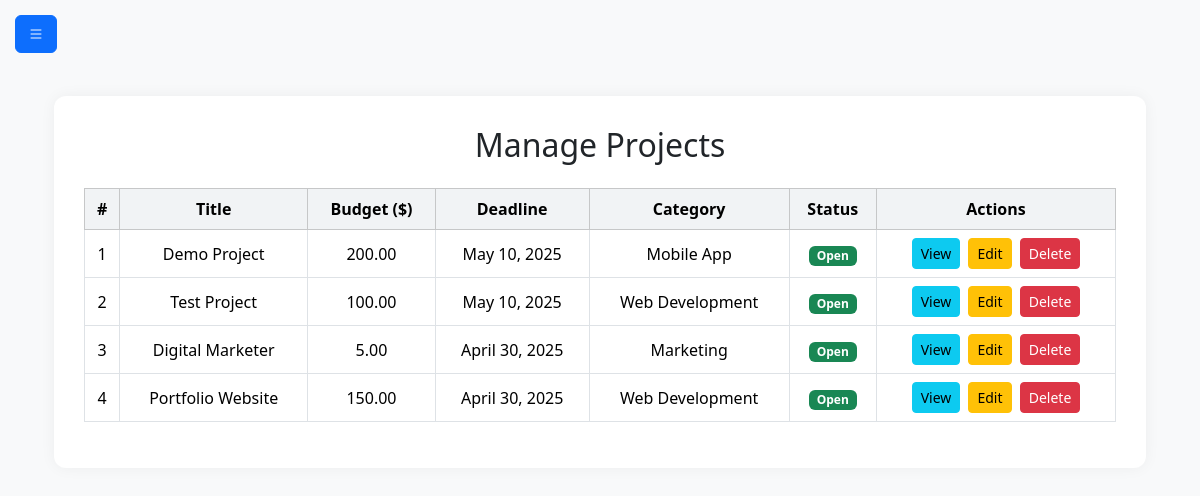
Page /client_manage_project (signed in) on the committed database.
### freelanceApp/models.py (models this page shows)
class Project(models.Model):
    client_id = models.ForeignKey(User, on_delete=models.CASCADE, related_name='projects')
    title = models.CharField(max_length=255)
    description = models.TextField()
    budget = models.DecimalField(max_digits=10, decimal_places=2)
    deadline = models.DateField()
    category = models.CharField(max_length=100)
    status = models.CharField(max_length=50, choices=(('Open', 'Open'), ('Closed', 'Closed')))
    created_at = models.DateTimeField(default=timezone.now)

### freelanceApp/views.py (the view)
# urls.py: path('client_manage_project', views.client_manage_project , name='client_manage_project'),
def client_manage_project(request):
    user = request.user
    projects = Project.objects.filter(client_id=user).order_by('-created_at')
    context = {
        'projects' : projects
    }
    return render(request, 'client_manage_project.html', context)

### templates/client_manage_project.html (shortened to what this page needs)
{% extends "client_slider.html" %}
{% block main %}
<link rel="stylesheet" href="/static/css/client_manage_project.css">
<div class="container py-5">
  <div class="manage-projects-container">
    <h2 class="mb-4 text-center">Manage Projects</h2>
    <div class="table-responsive">
      <table class="table table-bordered align-middle text-center">
        <thead class="table-light">
          <tr>
            <th>#</th>
            <th>Title</th>
            <th>Budget ($)</th>
            <th>Deadline</th>
            <th>Category</th>
            <th>Status</th>
            <th>Actions</th>
          </tr>
        </thead>
        <tbody>
          {% for project in projects %}
          <tr>
            <td>{{ forloop.counter }}</td>
            <td>{{ project.title }}</td>
            <td>{{ project.budget }}</td>
            <td>{{ project.deadline }}</td>
            <td>{{ project.category }}</td>
            <td>
                {% if project.status == 'Open' %}
                <span class="badge bg-success">{{ project.status }}</span>
              {% else %}
                <span class="badge bg-secondary">{{ project.status }}</span>
              {% endif %}
            </td>
           <td>
              <a href="{% url 'view_project' project.id %}" class="btn btn-sm btn-info me-1">View</a>
              <a href="{% url 'edit_project' project.id %}" class="btn btn-sm btn-warning me-1">Edit</a>
              <a href="{% url 'delete_project' project.id %}" class="btn btn-sm btn-danger"
                 onclick="return confirm('Are you sure you want to delete this project?')">Delete</a>
            </td>
          </tr>
          {% empty %}
          <tr>
            <td colspan="7">No projects found.</td>
          </tr>
          {% endfor %}
        </tbody>
      </table>
    </div>
  </div>
</div>
{% endblock main %}

### static/css/client_slider.css (style rules this page uses)
body { margin: 0; font-family: 'Segoe UI', sans-serif; }

### static/css/client_manage_project.css (style rules this page uses)
body { background-color: #f8f9fa; font-family: 'Segoe UI', sans-serif; }
.manage-projects-container { background: #fff; padding: 30px; border-radius: 12px; box-shadow: 0 0 15px rgba(0, 0, 0, 0.05); max-width: 100%; }
table th, table td { vertical-align: middle !important; }
.table thead th { background-color: #f1f3f5; font-weight: 600; }

### rows in the picture
Project: title "Demo Project", budget "200.00", deadline "May 10, 2025", category "Mobile App", status "Open"
Project: title "Test Project", budget "100.00", deadline "May 10, 2025", category "Web Development", status "Open"
Project: title "Digital Marketer", budget "5.00", deadline "April 30, 2025", category "Marketing", status "Open"
Project: title "Portfolio Website", budget "150.00", deadline "April 30, 2025", category "Web Development", status "Open"
